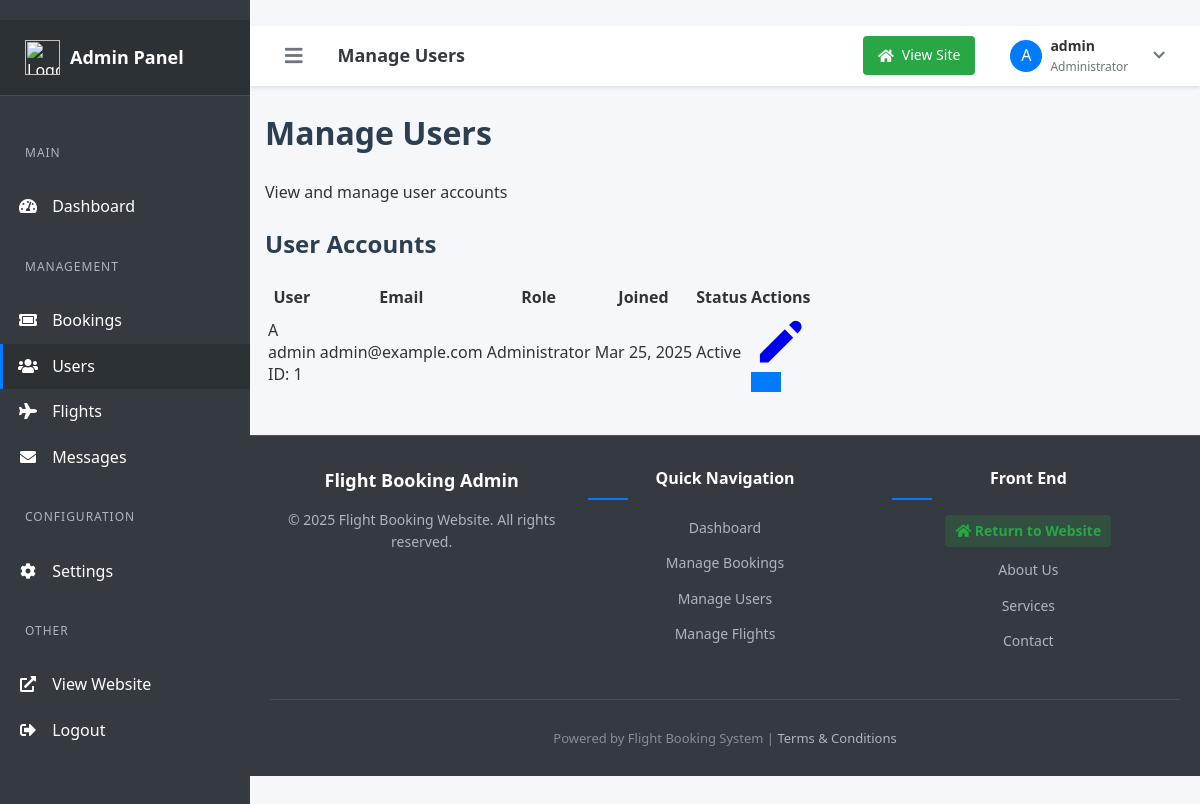
The page /admin/users.php (signed in) on the database its author committed.
### tables this page shows
CREATE TABLE users (
    id INT AUTO_INCREMENT PRIMARY KEY,
    username VARCHAR(50) NOT NULL UNIQUE,
    email VARCHAR(100) NOT NULL UNIQUE,
    password VARCHAR(255) NOT NULL,
    role ENUM('user', 'admin') DEFAULT 'user',
    reset_token VARCHAR(100) NULL,
    token_expiry DATETIME NULL,
    created_at TIMESTAMP DEFAULT CURRENT_TIMESTAMP,
    updated_at TIMESTAMP DEFAULT CURRENT_TIMESTAMP ON UPDATE CURRENT_TIMESTAMP
);

### classes/User.php (called while the page is built, shortened)
<?php
class User {
    protected $db;
    public function __construct($database) {
        $this->db = $database;
    }
    public function getAllUsers() {
        $stmt = $this->db->query("SELECT * FROM users ORDER BY created_at DESC");
        return $stmt->fetchAll(PDO::FETCH_ASSOC);
    }
}

### admin/users.php (the view, shortened to what this page needs)
<?php
require_once '../inc/db.php';
require_once '../classes/User.php';
$userObj = new User($pdo);
$role = isset($_GET['role']) ? $_GET['role'] : 'all';
$users = ($role === 'all') ? $userObj->getAllUsers() : $userObj->getUsersByRole($role);
include 'includes/header.php';
?>
<div class="container mx-auto px-4 py-6">
    <div class="mb-6">
        <h1 class="text-2xl font-bold text-gray-800 mb-2">Manage Users</h1>
        <p class="text-gray-600">View and manage user accounts</p>
    </div>
    <div class="bg-white rounded-lg shadow-sm border border-gray-200 overflow-hidden">
        <div class="px-6 py-4 border-b border-gray-200">
            <h2 class="text-lg font-semibold text-gray-800">User Accounts</h2>
        </div>
        <div class="overflow-x-auto">
            <table class="min-w-full divide-y divide-gray-200">
                <thead class="bg-gray-50">
                    <tr>
                        <th scope="col" class="px-6 py-3 text-left text-xs font-medium text-gray-500 uppercase tracking-wider">User</th>
                        <th scope="col" class="px-6 py-3 text-left text-xs font-medium text-gray-500 uppercase tracking-wider">Email</th>
                        <th scope="col" class="px-6 py-3 text-left text-xs font-medium text-gray-500 uppercase tracking-wider">Role</th>
                        <th scope="col" class="px-6 py-3 text-left text-xs font-medium text-gray-500 uppercase tracking-wider">Joined</th>
                        <th scope="col" class="px-6 py-3 text-left text-xs font-medium text-gray-500 uppercase tracking-wider">Status</th>
                        <th scope="col" class="px-6 py-3 text-right text-xs font-medium text-gray-500 uppercase tracking-wider">Actions</th>
                    </tr>
                </thead>
                <tbody class="bg-white divide-y divide-gray-200">
                    <?php if (empty($users)): ?>
                        <tr>
                            <td colspan="6" class="px-6 py-4 text-center text-sm text-gray-500">No users found matching your criteria.</td>
                        </tr>
                    <?php else: ?>
                        <?php foreach ($users as $index => $user): ?>
                            <tr class="<?php echo $index % 2 === 0 ? 'bg-white' : 'bg-gray-50'; ?> hover:bg-gray-100 transition-colors">
                                <td class="px-6 py-4 whitespace-nowrap">
                                    <div class="flex items-center">
                                        <div class="flex-shrink-0 h-10 w-10">
                                            <div class="h-10 w-10 rounded-full bg-gray-200 flex items-center justify-center text-gray-600">
                                                <?php echo strtoupper(substr($user['username'], 0, 1)); ?>
                                            </div>
                                        </div>
                                        <div class="ml-4">
                                            <div class="text-sm font-medium text-gray-900">
                                                <?php echo htmlspecialchars($user['username']); ?>
                                            </div>
                                            <div class="text-sm text-gray-500">
                                                ID: <?php echo htmlspecialchars($user['id']); ?>
                                            </div>
                                        </div>
                                    </div>
                                </td>
                                <td class="px-6 py-4 whitespace-nowrap text-sm text-gray-500">
                                    <?php echo htmlspecialchars($user['email']); ?>
                                </td>
                                <td class="px-6 py-4 whitespace-nowrap">
                                    <?php if ($user['role'] === 'admin'): ?>
                                        <span class="px-2 py-1 inline-flex text-xs leading-5 font-semibold rounded-full bg-purple-100 text-purple-800">
                                            Administrator
                                        </span>
                                    <?php else: ?>
                                        <span class="px-2 py-1 inline-flex text-xs leading-5 font-semibold rounded-full bg-green-100 text-green-800">
                                            User
                                        </span>
                                    <?php endif; ?>
                                </td>
                                <td class="px-6 py-4 whitespace-nowrap text-sm text-gray-500">
                                    <?php echo date('M j, Y', strtotime($user['created_at'])); ?>
                                </td>
                                <td class="px-6 py-4 whitespace-nowrap">
                                    <span class="px-2 py-1 inline-flex text-xs leading-5 font-semibold rounded-full bg-green-100 text-green-800">
                                        Active
                                    </span>
                                </td>
                                <td class="px-6 py-4 whitespace-nowrap text-right text-sm font-medium">
                                    <div class="flex justify-end space-x-2">
                                        <a href="edit-user.php?id=<?php echo $user['id']; ?>" class="text-blue-600 hover:text-blue-900" title="Edit User">
                                            <svg xmlns="http://www.w3.org/2000/svg" class="h-5 w-5" viewBox="0 0 20 20" fill="currentColor">
                                                <path d="M13.586 3.586a2 2 0 112.828 2.828l-.793.793-2.828-2.828.793-.793zM11.379 5.793L3 14.172V17h2.828l8.38-8.379-2.83-2.828z" />
                                            </svg>
                                        </a>
                                        <button onclick="changeRole(<?php echo $user['id']; ?>, '<?php echo $user['role'] === 'admin' ? 'user' : 'admin'; ?>')" class="text-purple-600 hover:text-purple-900" title="<?php echo $user['role'] === 'admin' ? 'Make Standard User' : 'Make Administrator'; ?>">
                                        </button>
                                    </div>
                                </td>
                            </tr>
                        <?php endforeach; ?>
                    <?php endif; ?>
                </tbody>
            </table>
        </div>
    </div>
</div>
<?php include 'includes/footer.php'; ?>

### assets/css/main.css (style rules this page uses)
body { font-family: Arial, sans-serif; line-height: 1.6; margin: 0; padding: 0; color: #333; background-color: #f9f9f9; }
.container { width: 90%; max-width: 1200px; margin: 0 auto; padding: 20px; }
h1, h2, h3 { color: #2c3e50; }
button { background: #007bff; color: #fff; border: none; padding: 10px 15px; cursor: pointer; }

### assets/css/admin.css (style rules this page uses)
body { background-color: #f4f4f4; font-family: Arial, sans-serif; }

### assets/css/responsive.css (style rules this page uses)
html { box-sizing: border-box; }
*, *::before, *::after { box-sizing: inherit; }
body { margin: 0; font-family: Arial, sans-serif; }
.container { width: 100%; max-width: 1200px; margin: 0 auto; padding: 0 15px; }

### admin/includes/header.php (style rules this page uses)
body { font-family: 'Segoe UI', Tahoma, Geneva, Verdana, sans-serif; background-color: #f5f7fb; margin: 0; padding: 0; color: #333; }

### rows shown on the page
users: username "A", username "admin", id "1", email "admin@example.com", role "Administrator", created_at "Mar 25, 2025"

### other values the page prints
$firstLetter "A"
$_SESSION['username'] "admin"
